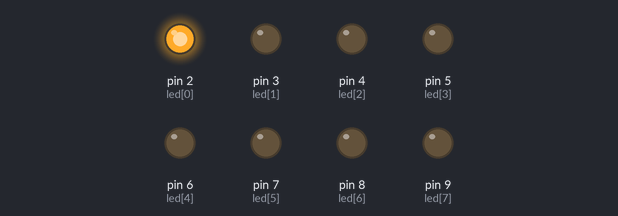
Bench run of a sketch on a simulated Arduino Uno, built with avr-gcc and run on an emulated ATmega328P. On the bench: output pins drawn as LEDs (lit = HIGH).

Above: at 0.17 s.
At 0.97 s:
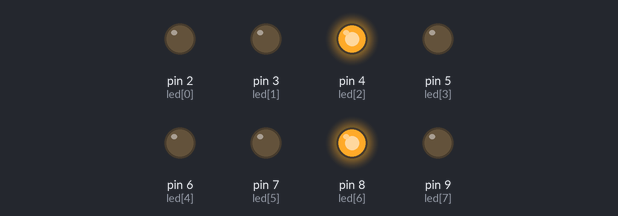
At 1.57 s:
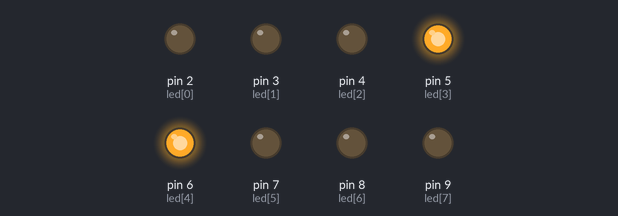
At 2.57 s:
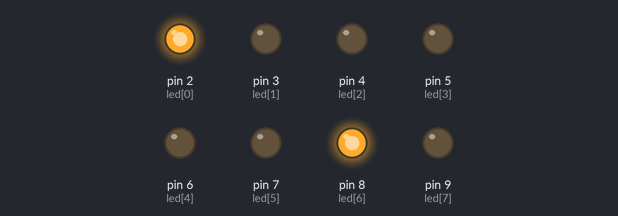
At 3.6 s:
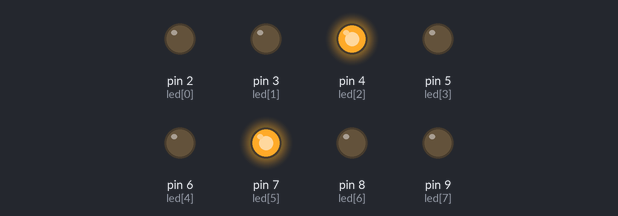
At 5.37 s:
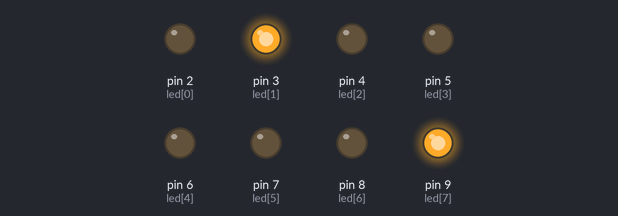
Timing chart, 0 to 5.7 s (numbered marks = the images above):
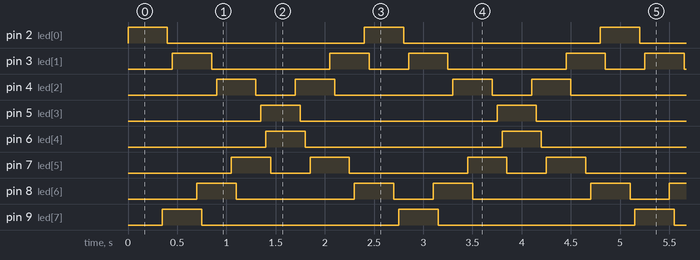

Measured:
- by itself, pin 2 (led[0]), pin 5 (led[3]), pin 6 (led[4]), pin 9 (led[7]): alternates HIGH for 0.40 s and LOW for 2.0 s
- by itself, pin 3 (led[1]), pin 8 (led[6]): repeats every 2.4 s: LOW 1.2 s, HIGH 0.40 s, LOW 0.40 s, HIGH 0.40 s
- by itself, pin 4 (led[2]), pin 7 (led[5]): repeats every 2.4 s: LOW 0.40 s, HIGH 0.40 s, LOW 1.2 s, HIGH 0.40 s

The sketch:

Led_Lauflicht_kompremiert_8_varialbler_code.ino
```cpp
/*
   Ledlauflicht als kompaktversion
   BN
   18.09.2020
*/
byte led[8] = {2, 3, 4, 5, 6, 7, 8, 9};    //erstellen eines Arrays für einfache Pin zuordnung
byte ledStatus[6][8] = {
  {1, 0, 0, 0, 0, 0, 0, 1},
  {0, 1, 0, 0, 0, 0, 1, 0},
  {0, 0, 1, 0, 0, 1, 0, 0},
  {0, 0, 0, 1, 1, 0, 0, 0},
  {0, 0, 1, 0, 0, 1, 0, 0},
  {0, 1, 0, 0, 0, 0, 1, 0},
};

void setup() {
  // put your setup code here, to run once:

  // Serial.begin(2000000);
  for ( byte i = 0; i < 8; i++)
  {
    pinMode (led[i], OUTPUT);                 //Setzten der Pins als Ausgänge

  }
}

void loop() {
  // put your main code here, to run repeatedly:

  for ( byte  i = 0; i < 6; i++)  //Zeilen
  {
    //delay(50);
    for ( byte  j = 0; j < 8; j++)  //Spalte
    {
        digitalWrite (led[j],ledStatus[i][j]);
        delay(50);
    }
  }

}
```
